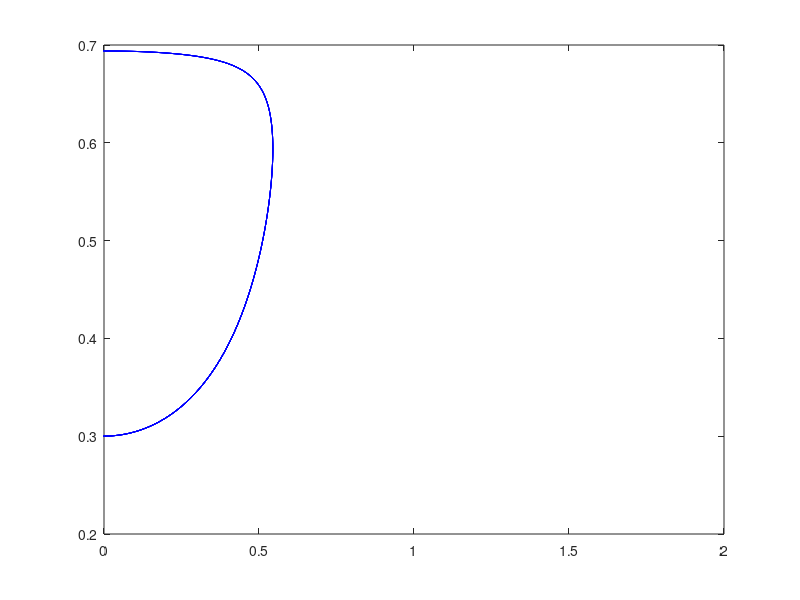

Reproduce this figure in MATLAB.
function guide_pearson_model

iunit=i;

 
  A0 = 60; t=0:0.00001:0.01;
  a0 = A0*[0.025, 0.1, 0.2, 0.26, 0.27, 0.4];  % initial amplitudes a0=sqrt(n)
    a0 = A0*0.3;

    for i = 1
 
     if (i==1) 
          hold off;   
     else  
          hold on;  
     end

     f0 = [0, (a0(i)).^2];

     f = lsode('fdot', f0, t);

     x = f(:,1); y = f(:,2);

     plot(x/pi,sqrt(y)/A0, 'b'); axis([0,2]);

     %plot(t,sqrt(y)/A0, 'b')
     %plot(t,x/pi)

  end

%return

  fid=fopen('model_A60_a0300.txt', 'wt');
  fprintf(fid, '# 1.t  2.amplitude/A0  3.theta/pi\n');
  for i=1:length(t)
	  fprintf(fid, '%16.6e  %16.6e  %16.6e\n', t(i), sqrt(y(i))/A0, x(i)/pi);
  end
  fclose(fid);


end

%---------------------

function f = fdot(x,t)

  %A=19.75;
  A=60;
  kk=1;

  N = A^2;

  f = [0 0]'; %'

  theta=x(1);
  n=x(2);
  
  f(1) = 2*kk  + 2*(N - 3*n)  + 2*(N - 4*n)*cos(theta);
  f(2) = 2*n*(N - 2*n) * sin(theta);

% f(1) = 2*kk  + 2*(N - 4*n)*(1 + cos(theta)) + 2*n;
% f(2) = 2*n*(N - 2*n) * sin(theta);
 
end

%---------------------


